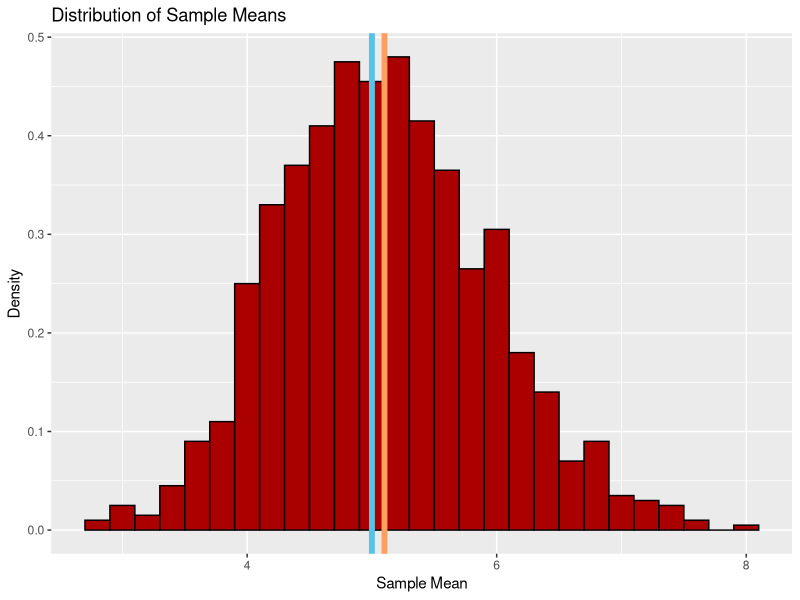
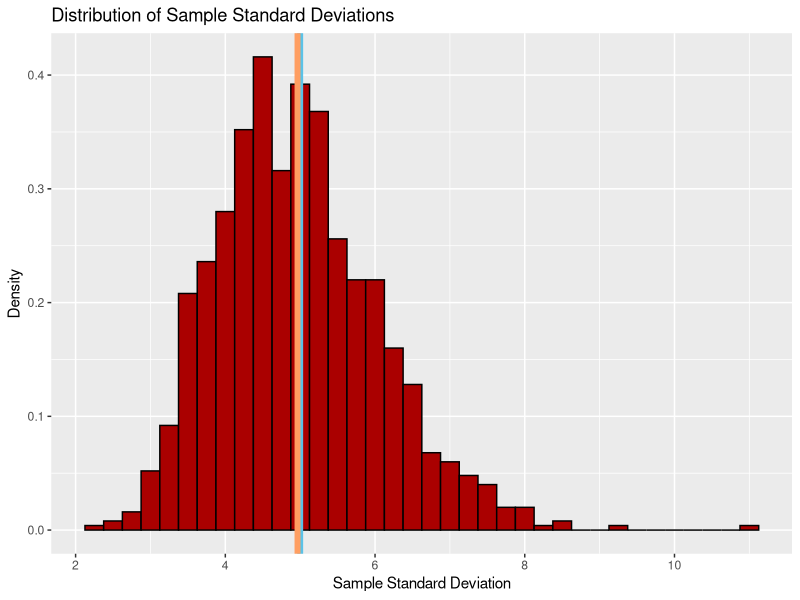
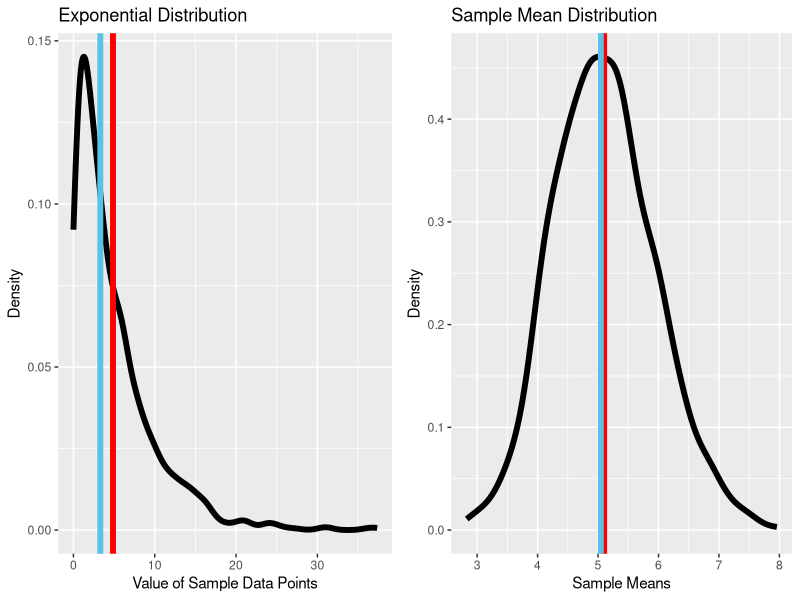

The R source for these figures, in order:
## ----setup, include=FALSE-----------------------------------------------------
knitr::opts_chunk$set(echo = FALSE)


## ----Load_Libraries, message = FALSE------------------------------------------
library(tidyverse); library(gridExtra)
phi <- (1+sqrt(5))/2 #For dimensions


## ----Simulation---------------------------------------------------------------
set.seed(1618033)
n <- 40
sims <- 1000
l <- 0.2 #lambda
multipleObs <- matrix(rexp(n*sims, l), sims, n)
means <- apply(multipleObs, 1, mean)
sds <- apply(multipleObs, 1, sd)


## ----Histogram_of_Sample_Means, fig.height= 3, fig.width = 3*phi--------------
muplot <- ggplot(data.frame(x = means), aes(x)) +
        geom_histogram(binwidth = 0.2, aes(y = ..density..),
                       fill = "#AA0000", colour = "#000000") +
        labs(x = "Sample Mean", y = "Density") +
        ggtitle("Distribution of Sample Means")
muplot + geom_vline(xintercept = 1/l, lwd = 2, colour = "#5BC2E7") +
        geom_vline(xintercept = mean(means), lwd = 2, colour = "#FF9E61")


## ----Histogram_of_sds, fig.height= 3, fig.width = 3*phi-----------------------
plot <- ggplot(data.frame(x = sds), aes(x)) +
        geom_histogram(binwidth = 0.25, aes(y = ..density..),
                       fill = "#AA0000", colour = "#000000") +
        geom_vline(xintercept = 1/l, lwd = 2, colour = "#5BC2E7") +
        geom_vline(xintercept = mean(sds), lwd = 2, colour = "#FF9E61") +
        labs(x = "Sample Standard Deviation", y = "Density") +
        ggtitle("Distribution of Sample Standard Deviations")
plot


## ----Outlier_Row--------------------------------------------------------------
multipleObs[sds > 10,]


## ----Exp_Dist-----------------------------------------------------------------
exsam <- rexp(sims,l)

## ----Plot_Densities, fig.height= 3, fig.width = 3*phi-------------------------
explot <- ggplot(data.frame(x = exsam), aes(x))+ 
        geom_density(lwd = 2) +
        labs(x = "Value of Sample Data Points", y = "Density") +
        ggtitle("Exponential Distribution")
g1 <- explot +
        geom_vline(xintercept = mean(exsam), 
              colour = "#FF0000", lwd = 2) +
        geom_vline(xintercept = median(exsam), 
              colour = "#5BC2E7", lwd = 2)

CLTplot <- ggplot(data.frame(x = means), aes(x)) + 
        geom_density(lwd = 2) +
        labs(x = "Sample Means", y = "Density") +
        ggtitle("Sample Mean Distribution")
g2 <- CLTplot +
        geom_vline(xintercept = mean(means), 
              colour = "#FF0000", lwd = 2) +
        geom_vline(xintercept = median(means), 
              colour = "#5BC2E7", lwd = 2)

grid.arrange(g1, g2, ncol = 2)        

